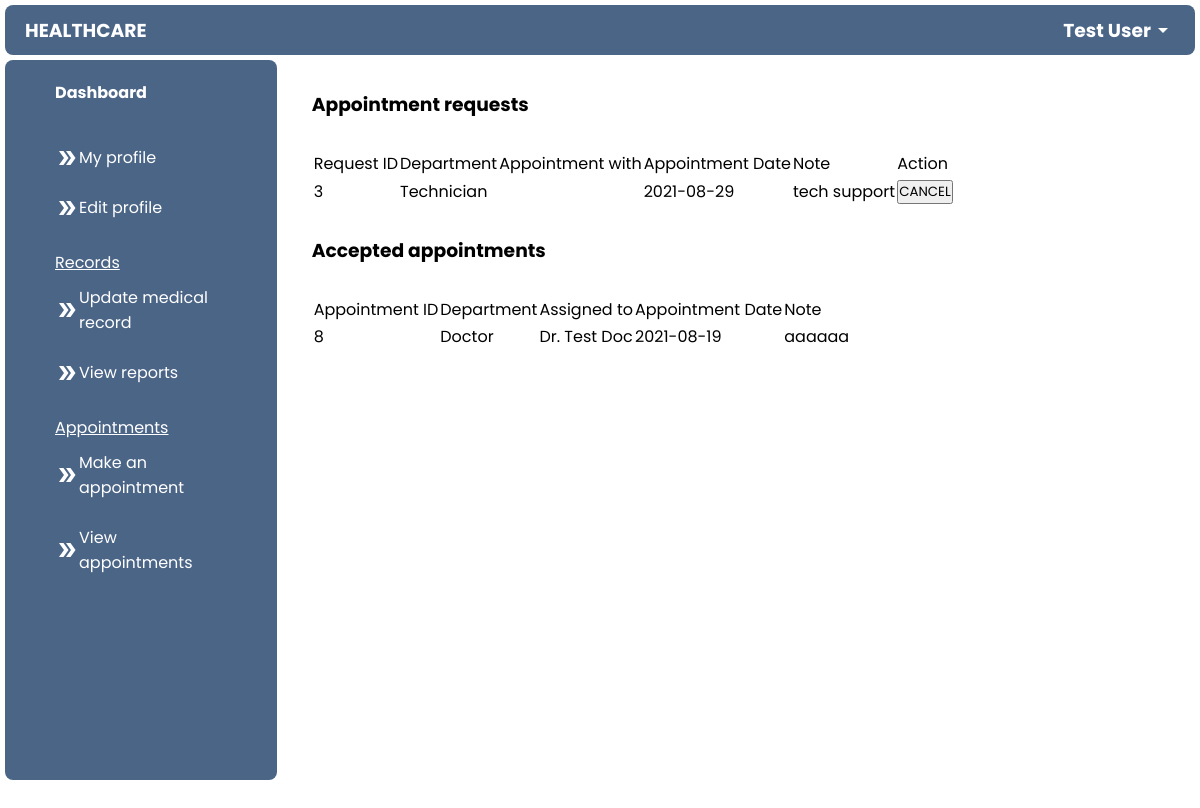
The app's page /patient/view_appointments.php (signed in), older data.
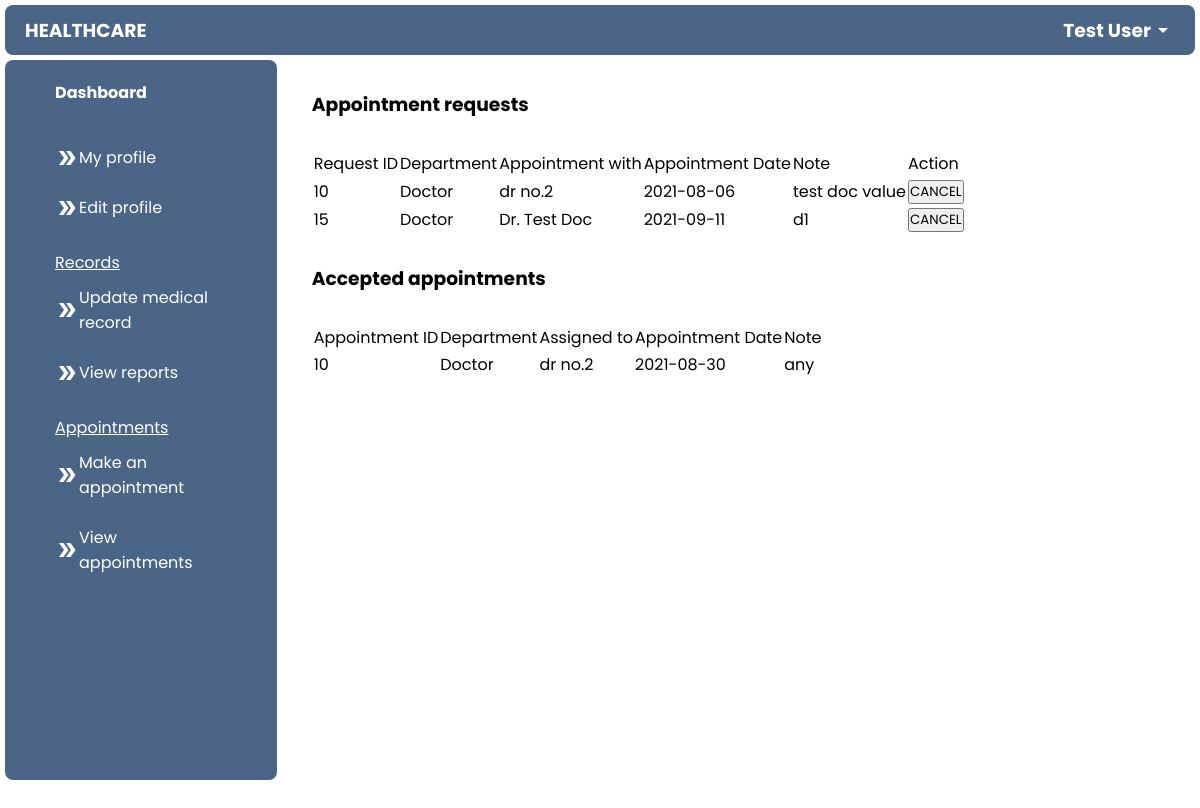
The same page, newer data.
### tables this page shows
CREATE TABLE `patient` (
  `p_id` int(11) NOT NULL,
  `name` varchar(255) NOT NULL,
  `email` varchar(255) NOT NULL,
  `password` varchar(255) NOT NULL,
  `address` varchar(255) NOT NULL,
  `age` int(100) NOT NULL,
  `gender` enum('male','female','other') NOT NULL,
  `reg_date` datetime NOT NULL DEFAULT current_timestamp()
);

CREATE TABLE `appointment_request` (
  `request_id` int(100) NOT NULL,
  `p_id` int(100) NOT NULL,
  `department` varchar(255) NOT NULL,
  `value` varchar(255) DEFAULT NULL,
  `date` date NOT NULL,
  `notes` varchar(255) DEFAULT NULL
);

CREATE TABLE `appointments` (
  `a_id` int(100) NOT NULL,
  `p_id` int(100) NOT NULL,
  `assigned_to_id` int(100) NOT NULL,
  `department` varchar(255) NOT NULL,
  `date` date NOT NULL,
  `note` varchar(255) DEFAULT NULL
);

CREATE TABLE `doctor` (
  `d_id` int(100) NOT NULL,
  `name` varchar(255) NOT NULL,
  `email` varchar(255) NOT NULL,
  `password` varchar(255) NOT NULL,
  `specialization` varchar(255) NOT NULL,
  `fees` int(100) NOT NULL,
  `created_date` datetime NOT NULL DEFAULT current_timestamp()
);

### patient/view_appointments.php (the view, shortened to what this page needs)
<?php
$email = $_SESSION['email'];
include ("../connect.php");
$sql = mysqli_query($con, "SELECT * FROM patient WHERE email = '$email'");
$row = mysqli_fetch_array($sql);
$id = $row["p_id"];
?>
<!DOCTYPE html>
<html lang="en">
<head>
    <link rel="stylesheet" href="../css/add.css">
    <link rel="stylesheet" href="//cdn.datatables.net/1.10.20/css/jquery.dataTables.min.css">
</head>
<body>
<?php include ('navigation.php'); ?>
        <main>
        <h3 style="margin-bottom: 30px;">Appointment requests</h3>
<table class="table" id="myTable">
    <thead class="thead">
        <tr>
            <td>Request ID</td>
            <td>Department</td>
            <td>Appointment with</td>
            <td>Appointment Date</td>
            <td>Note</td>
            <td>Action</td>
        </tr>
    </thead>
    <tbody>
        <?php
        $result1 = mysqli_query($con, "SELECT * FROM appointment_request WHERE p_id = '$id' ");
        while ($row1 = mysqli_fetch_array($result1)) {
            echo '
        <tr>
            <td>' . $row1["request_id"] . '</td>
            <td>' . $row1["department"] . '</td>
            <td>' . $row1["value"] . '</td>
            <td>' . $row1["date"] . '</td>
            <td>' . $row1["notes"] . '</td>
            <td><button onclick="./cancel_appointment?request_id=$row1["request_id"]">CANCEL</button></td>
        </tr>
    ';
        }
        ?>
    </tbody>
</table>
<h3 style="margin: 30px 0;">Accepted appointments</h3>
<table class="table" id="myTable2">
    <thead class="thead">
        <tr>
            <td>Appointment ID</td>
            <td>Department</td>
            <td>Assigned to</td>
            <td>Appointment Date</td>
            <td>Note</td>
        </tr>
    </thead>
    <tbody>
        <?php
        $result = mysqli_query($con, "SELECT * FROM appointments INNER JOIN doctor ON appointments.assigned_to_id = doctor.d_id WHERE appointments.p_id = '$id' ");
        while ($row = mysqli_fetch_array($result)) {
            echo '
        <tr>
            <td>' . $row["a_id"] . '</td>
            <td>' . $row["department"] . '</td>
            <td>' . $row["name"] . '</td>
            <td>' . $row["date"] . '</td>
            <td>' . $row["note"] . '</td>
        </tr>
    ';
        }
        ?>
    </tbody>
</table>
        </main>
    </div>
</body>
</html>

### patient/navigation.php (shortened to what this page needs)
<?php
include('../connect.php');
$email = $_SESSION['email'];
$sql=mysqli_query($con, "SELECT * FROM patient WHERE email = '$email'");
$row=mysqli_fetch_array($sql);
$name=$row["name"];
?>
<link rel="stylesheet" href="../css/nav.css">
<header>
        <h3>HEALTHCARE</h3>
        <div class="dropdown">
            <div class="user">
                <h3><?php echo $name; ?></h3>
                <span class="material-icons">
                </span>
            </div>
        </div>
    </header>
    <div class="container">
        <nav>
        <div class="nav-content">
                <a href="./dashboard.php"><h4>Dashboard</h4></a>
            </div>
            <div class="nav-content">
                <u>
                    <p></p>
                </u>
                <a href="./my_profile.php"><span class="material-icons">
                </span>My profile</a><br>
                <a href="./edit_profile.php?id=<?php echo $row["p_id"]?>"><span class="material-icons">
                </span>Edit profile</a>
            </div>
            <div class="nav-content">
                <u>
                    <p>Records</p>
                </u>
                <a href="./update_record.php?id=<?php echo $row["p_id"]?>"><span class="material-icons">
                </span>Update medical record</a><br>
                <a href="./view_reports.php"><span class="material-icons">
                </span>View reports</a>
            </div>
            <div class="nav-content">
                <u>
                    <p>Appointments</p>
                </u>
                <a href="./make_appointment.php"><span class="material-icons">
                </span>Make an appointment</a><br>
                <a href="./view_appointments.php"><span class="material-icons">
                </span>View appointments</a>
            </div>
        </nav>

### css/add.css (style rules this page uses)
main { overflow: auto; }

### css/nav.css (style rules this page uses)
* { padding: 0; margin: 0; box-sizing: border-box; font-family: 'Poppins', sans-serif; }
body { overflow: hidden; height: 100vh; }
a { text-decoration: none; color: black; }
header { display: flex; align-items: center; justify-content: space-between; width: 100%-5px; height: 50px; padding:0 20px; background-color: #4B6587; color: #ffffff; border-radius: 0.5rem; margin: 5px; }
.dropdown { position: relative; display: inline-block; }
header .user { display: flex; align-items: center; cursor: pointer; }
.container { display: flex; height: 100%; }
nav { flex: 1; background-color: #4B6587; width: 100%; height: 90%; margin: 5px; margin-top: 0; color: white; padding: 0 50px; border-radius: 0.5rem; overflow: auto; }
.nav-content { margin: 20px 0; }
.nav-content a { display: flex; align-items: center; text-decoration: none; color: white; font-size: 16px; }
.nav-content p { padding: 10px 0; }
main { flex: 5; width: 100%; padding: 30px; }

### patient/navigation.php (style rules this page uses)
main { margin-bottom: 50px; }

Row changes from the older to the newer data that the page shows:
removed appointment_request: request_id "3", department "Technician", date "2021-08-29", notes "tech support"
removed appointments: a_id "8", department "Doctor", doctor.name "Dr. Test Doc", date "2021-08-19", note "aaaaaa"
added appointment_request: request_id "10", department "Doctor", value "dr no.2", date "2021-08-06", notes "test doc value"
added appointment_request: request_id "15", department "Doctor", value "Dr. Test Doc", date "2021-09-11", notes "d1"
added appointments: a_id "10", department "Doctor", doctor.name "dr no.2", date "2021-08-30", note "any"
